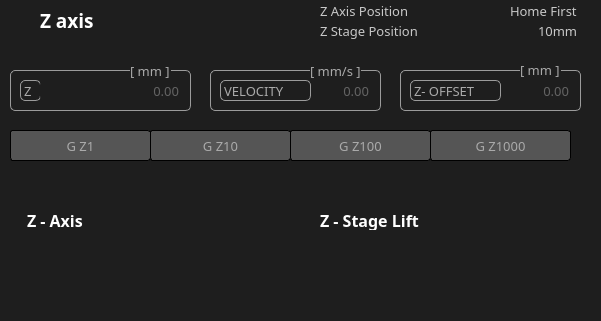
     <widget class="QFrame" name="frame_5">
      <property name="geometry">
       <rect>
        <x>10</x>
        <y>640</y>
        <width>601</width>
        <height>321</height>
       </rect>
      </property>
      <property name="font">
       <font>
        <family>Montserrat</family>
        <pointsize>10</pointsize>
        <weight>50</weight>
        <italic>false</italic>
        <bold>false</bold>
        <kerning>false</kerning>
       </font>
      </property>
      <property name="styleSheet">
       <string notr="true">background-color: rgb(30,30,30);
border:0px;</string>
      </property>
      <property name="frameShape">
       <enum>QFrame::StyledPanel</enum>
      </property>
      <property name="frameShadow">
       <enum>QFrame::Raised</enum>
      </property>
      <widget class="QFrame" name="frame_17">
       <property name="geometry">
        <rect>
         <x>0</x>
         <y>0</y>
         <width>591</width>
         <height>41</height>
        </rect>
       </property>
       <property name="font">
        <font>
         <family>Montserrat</family>
         <pointsize>10</pointsize>
         <weight>50</weight>
         <italic>false</italic>
         <bold>false</bold>
         <kerning>false</kerning>
        </font>
       </property>
       <property name="styleSheet">
        <string notr="true">border: 0px solid rgb(0,0,0);
background-color: rgb(30,30,30);</string>
       </property>
       <property name="frameShape">
        <enum>QFrame::StyledPanel</enum>
       </property>
       <property name="frameShadow">
        <enum>QFrame::Raised</enum>
       </property>
       <widget class="QLabel" name="label_16">
        <property name="geometry">
         <rect>
          <x>40</x>
          <y>0</y>
          <width>141</width>
          <height>41</height>
         </rect>
        </property>
        <property name="font">
         <font>
          <family>Montserrat</family>
          <pointsize>14</pointsize>
          <weight>75</weight>
          <italic>false</italic>
          <bold>true</bold>
          <kerning>false</kerning>
         </font>
        </property>
        <property name="styleSheet">
         <string notr="true">border:0px;
color: rgb(255, 255,255);
background-color: rgb(255, 255);</string>
        </property>
        <property name="text">
         <string>Z axis</string>
        </property>
       </widget>
       <widget class="QLabel" name="Zaxis_position">
        <property name="geometry">
         <rect>
          <x>320</x>
          <y>0</y>
          <width>151</width>
          <height>21</height>
         </rect>
        </property>
        <property name="font">
         <font>
          <family>Montserrat</family>
          <pointsize>10</pointsize>
          <weight>50</weight>
          <italic>false</italic>
          <bold>false</bold>
          <kerning>false</kerning>
         </font>
        </property>
        <property name="styleSheet">
         <string notr="true">border:0px;color: rgb(200, 200, 200);</string>
        </property>
        <property name="text">
         <string>Z Axis Position</string>
        </property>
       </widget>
       <widget class="QLineEdit" name="Zpos">
        <property name="geometry">
         <rect>
          <x>480</x>
          <y>0</y>
          <width>101</width>
          <height>21</height>
         </rect>
        </property>
        <property name="font">
         <font>
          <family>Montserrat</family>
          <pointsize>10</pointsize>
          <weight>50</weight>
          <italic>false</italic>
          <bold>false</bold>
          <kerning>false</kerning>
         </font>
        </property>
        <property name="styleSheet">
         <string notr="true">border:0px;color: rgb(200, 200, 200);</string>
        </property>
        <property name="text">
         <string>Home First</string>
        </property>
        <property name="alignment">
         <set>Qt::AlignRight|Qt::AlignTrailing|Qt::AlignVCenter</set>
        </property>
        <property name="placeholderText">
         <string>0.00</string>
        </property>
       </widget>
       <widget class="QLineEdit" name="Zstage_pos">
        <property name="geometry">
         <rect>
          <x>480</x>
          <y>20</y>
          <width>101</width>
          <height>21</height>
         </rect>
        </property>
        <property name="font">
         <font>
          <family>Montserrat</family>
          <pointsize>10</pointsize>
          <weight>50</weight>
          <italic>false</italic>
          <bold>false</bold>
          <kerning>false</kerning>
         </font>
        </property>
        <property name="styleSheet">
         <string notr="true">border:0px;color: rgb(200, 200, 200);</string>
        </property>
        <property name="text">
         <string>10mm</string>
        </property>
        <property name="alignment">
         <set>Qt::AlignRight|Qt::AlignTrailing|Qt::AlignVCenter</set>
        </property>
        <property name="placeholderText">
         <string>0.00</string>
        </property>
       </widget>
       <widget class="QLabel" name="Zstage_position">
        <property name="geometry">
         <rect>
          <x>320</x>
          <y>20</y>
          <width>151</width>
          <height>21</height>
         </rect>
        </property>
        <property name="font">
         <font>
          <family>Montserrat</family>
          <pointsize>10</pointsize>
          <weight>50</weight>
          <italic>false</italic>
          <bold>false</bold>
          <kerning>false</kerning>
         </font>
        </property>
        <property name="styleSheet">
         <string notr="true">border:0px;color: rgb(200, 200, 200);</string>
        </property>
        <property name="text">
         <string>Z Stage Position</string>
        </property>
       </widget>
      </widget>
      <widget class="QFrame" name="frame_20">
       <property name="geometry">
        <rect>
         <x>10</x>
         <y>70</y>
         <width>181</width>
         <height>41</height>
        </rect>
       </property>
       <property name="font">
        <font>
         <family>Montserrat</family>
         <pointsize>10</pointsize>
         <weight>50</weight>
         <italic>false</italic>
         <bold>false</bold>
         <kerning>false</kerning>
        </font>
       </property>
       <property name="styleSheet">
        <string notr="true">border: 1px solid rgb(155,155,155);
border-radius:5px;</string>
       </property>
       <property name="frameShape">
        <enum>QFrame::StyledPanel</enum>
       </property>
       <property name="frameShadow">
        <enum>QFrame::Raised</enum>
       </property>
       <widget class="QLabel" name="label_21">
        <property name="geometry">
         <rect>
          <x>10</x>
          <y>10</y>
          <width>21</width>
          <height>21</height>
         </rect>
        </property>
        <property name="font">
         <font>
          <family>Montserrat</family>
          <pointsize>10</pointsize>
          <weight>50</weight>
          <italic>false</italic>
          <bold>false</bold>
          <kerning>false</kerning>
         </font>
        </property>
        <property name="styleSheet">
         <string notr="true">BORDER:0PX;
color: rgb(170, 170, 170);</string>
        </property>
        <property name="text">
         <string>Z</string>
        </property>
       </widget>
       <widget class="QLineEdit" name="z_distance">
        <property name="geometry">
         <rect>
          <x>30</x>
          <y>10</y>
          <width>141</width>
          <height>21</height>
         </rect>
        </property>
        <property name="font">
         <font>
          <family>Montserrat</family>
          <pointsize>10</pointsize>
          <weight>50</weight>
          <italic>false</italic>
          <bold>false</bold>
          <kerning>false</kerning>
         </font>
        </property>
        <property name="styleSheet">
         <string notr="true">border:0px;color: rgb(170, 170, 170);</string>
        </property>
        <property name="alignment">
         <set>Qt::AlignRight|Qt::AlignTrailing|Qt::AlignVCenter</set>
        </property>
        <property name="placeholderText">
         <string>0.00</string>
        </property>
       </widget>
      </widget>
      <widget class="QFrame" name="frame_21">
       <property name="geometry">
        <rect>
         <x>400</x>
         <y>70</y>
         <width>181</width>
         <height>41</height>
        </rect>
       </property>
       <property name="font">
        <font>
         <family>Montserrat</family>
         <pointsize>10</pointsize>
         <weight>50</weight>
         <italic>false</italic>
         <bold>false</bold>
         <kerning>false</kerning>
        </font>
       </property>
       <property name="styleSheet">
        <string notr="true">border: 1px solid rgb(155,155,155);
border-radius:5px;</string>
       </property>
       <property name="frameShape">
        <enum>QFrame::StyledPanel</enum>
       </property>
       <property name="frameShadow">
        <enum>QFrame::Raised</enum>
       </property>
       <widget class="QLabel" name="label_22">
        <property name="geometry">
         <rect>
          <x>10</x>
          <y>10</y>
          <width>91</width>
          <height>21</height>
         </rect>
        </property>
        <property name="font">
         <font>
          <family>Montserrat</family>
          <pointsize>10</pointsize>
          <weight>50</weight>
          <italic>false</italic>
          <bold>false</bold>
          <kerning>false</kerning>
         </font>
        </property>
        <property name="styleSheet">
         <string notr="true">BORDER:0PX;
color: rgb(170, 170, 170);</string>
        </property>
        <property name="text">
         <string>Z- OFFSET</string>
        </property>
       </widget>
       <widget class="QLineEdit" name="z_offset">
        <property name="geometry">
         <rect>
          <x>110</x>
          <y>10</y>
          <width>61</width>
          <height>21</height>
         </rect>
        </property>
        <property name="font">
         <font>
          <family>Montserrat</family>
          <pointsize>10</pointsize>
          <weight>50</weight>
          <italic>false</italic>
          <bold>false</bold>
          <kerning>false</kerning>
         </font>
        </property>
        <property name="styleSheet">
         <string notr="true">border:0px;color: rgb(170, 170, 170);</string>
        </property>
        <property name="alignment">
         <set>Qt::AlignRight|Qt::AlignTrailing|Qt::AlignVCenter</set>
        </property>
        <property name="placeholderText">
         <string>0.00</string>
        </property>
       </widget>
      </widget>
      <widget class="QPushButton" name="Z100">
       <property name="geometry">
        <rect>
         <x>290</x>
         <y>130</y>
         <width>141</width>
         <height>31</height>
        </rect>
       </property>
       <property name="font">
        <font>
         <family>Montserrat</family>
         <pointsize>10</pointsize>
         <weight>50</weight>
         <italic>false</italic>
         <bold>false</bold>
         <kerning>false</kerning>
        </font>
       </property>
       <property name="styleSheet">
        <string notr="true">border:1px solid rgb(0,0,0);
border-radius:3px;
color: rgb(170, 170, 170);
background-color: rgb(85, 85, 85);</string>
       </property>
       <property name="text">
        <string>G Z100</string>
       </property>
      </widget>
      <widget class="QPushButton" name="Z10">
       <property name="geometry">
        <rect>
         <x>150</x>
         <y>130</y>
         <width>141</width>
         <height>31</height>
        </rect>
       </property>
       <property name="font">
        <font>
         <family>Montserrat</family>
         <pointsize>10</pointsize>
         <weight>50</weight>
         <italic>false</italic>
         <bold>false</bold>
         <kerning>false</kerning>
        </font>
       </property>
       <property name="styleSheet">
        <string notr="true">border:1px solid rgb(0,0,0);
border-radius:3px;
color: rgb(170, 170, 170);
background-color: rgb(85, 85, 85);</string>
       </property>
       <property name="text">
        <string>G Z10</string>
       </property>
      </widget>
      <widget class="QPushButton" name="Z1">
       <property name="geometry">
        <rect>
         <x>10</x>
         <y>130</y>
         <width>141</width>
         <height>31</height>
        </rect>
       </property>
       <property name="font">
        <font>
         <family>Montserrat</family>
         <pointsize>10</pointsize>
         <weight>50</weight>
         <italic>false</italic>
         <bold>false</bold>
         <kerning>false</kerning>
        </font>
       </property>
       <property name="styleSheet">
        <string notr="true">border:1px solid rgb(0,0,0);
border-radius:3px;
color: rgb(170, 170, 170);
background-color: rgb(85, 85, 85);</string>
       </property>
       <property name="text">
        <string>G Z1</string>
       </property>
      </widget>
      <widget class="QFrame" name="frame_22">
       <property name="geometry">
        <rect>
         <x>210</x>
         <y>70</y>
         <width>171</width>
         <height>41</height>
        </rect>
       </property>
       <property name="font">
        <font>
         <family>Montserrat</family>
         <pointsize>10</pointsize>
         <weight>50</weight>
         <italic>false</italic>
         <bold>false</bold>
         <kerning>false</kerning>
        </font>
       </property>
       <property name="styleSheet">
        <string notr="true">border: 1px solid rgb(155,155,155);
border-radius:5px;</string>
       </property>
       <property name="frameShape">
        <enum>QFrame::StyledPanel</enum>
       </property>
       <property name="frameShadow">
        <enum>QFrame::Raised</enum>
       </property>
       <widget class="QLabel" name="label_31">
        <property name="geometry">
         <rect>
          <x>10</x>
          <y>10</y>
          <width>91</width>
          <height>21</height>
         </rect>
        </property>
        <property name="font">
         <font>
          <family>Montserrat</family>
          <pointsize>10</pointsize>
          <weight>50</weight>
          <italic>false</italic>
          <bold>false</bold>
          <kerning>false</kerning>
         </font>
        </property>
        <property name="styleSheet">
         <string notr="true">BORDER:0PX;
color: rgb(170, 170, 170);</string>
        </property>
        <property name="text">
         <string>VELOCITY</string>
        </property>
       </widget>
       <widget class="QLineEdit" name="z_velocity">
        <property name="geometry">
         <rect>
          <x>110</x>
          <y>10</y>
          <width>51</width>
          <height>21</height>
         </rect>
        </property>
        <property name="font">
         <font>
          <family>Montserrat</family>
          <pointsize>10</pointsize>
          <weight>50</weight>
          <italic>false</italic>
          <bold>false</bold>
          <kerning>false</kerning>
         </font>
        </property>
        <property name="styleSheet">
         <string notr="true">border:0px;color: rgb(170, 170, 170);</string>
        </property>
        <property name="alignment">
         <set>Qt::AlignRight|Qt::AlignTrailing|Qt::AlignVCenter</set>
        </property>
        <property name="placeholderText">
         <string>0.00</string>
        </property>
       </widget>
      </widget>
      <widget class="QLabel" name="label_32">
       <property name="geometry">
        <rect>
         <x>310</x>
         <y>60</y>
         <width>51</width>
         <height>21</height>
        </rect>
       </property>
       <property name="font">
        <font>
         <family>Montserrat</family>
         <pointsize>10</pointsize>
         <weight>50</weight>
         <italic>false</italic>
         <bold>false</bold>
         <kerning>false</kerning>
        </font>
       </property>
       <property name="styleSheet">
        <string notr="true">BORDER:0PX;
color: rgb(170, 170, 170);</string>
       </property>
       <property name="text">
        <string>[ mm/s ]</string>
       </property>
      </widget>
      <widget class="QLabel" name="label_24">
       <property name="geometry">
        <rect>
         <x>520</x>
         <y>60</y>
         <width>41</width>
         <height>20</height>
        </rect>
       </property>
       <property name="font">
        <font>
         <family>Montserrat</family>
         <pointsize>10</pointsize>
         <weight>50</weight>
         <italic>false</italic>
         <bold>false</bold>
         <kerning>false</kerning>
        </font>
       </property>
       <property name="styleSheet">
        <string notr="true">BORDER:0PX;
color: rgb(170, 170, 170);</string>
       </property>
       <property name="text">
        <string>[ mm ]</string>
       </property>
      </widget>
      <widget class="QPushButton" name="Zstage_up">
       <property name="geometry">
        <rect>
         <x>450</x>
         <y>180</y>
         <width>41</width>
         <height>41</height>
        </rect>
       </property>
       <property name="font">
        <font>
         <family>Montserrat</family>
         <pointsize>10</pointsize>
         <weight>50</weight>
         <italic>false</italic>
         <bold>false</bold>
         <kerning>false</kerning>
        </font>
       </property>
       <property name="styleSheet">
        <string notr="true">border:0px solid rgb(0,0,0);
border-radius:5px;
color: rgb(255, 255, 255);
background-color: rgb(60, 60,);</string>
       </property>
       <property name="text">
        <string/>
       </property>
      </widget>
      <widget class="QPushButton" name="Zstage_down">
       <property name="geometry">
        <rect>
         <x>450</x>
         <y>230</y>
         <width>41</width>
         <height>41</height>
        </rect>
       </property>
       <property name="font">
        <font>
         <family>Montserrat</family>
         <pointsize>10</pointsize>
         <weight>50</weight>
         <italic>false</italic>
         <bold>false</bold>
         <kerning>false</kerning>
        </font>
       </property>
       <property name="styleSheet">
        <string notr="true">border:0px solid rgb(0,0,0);
border-radius:5px;
color: rgb(255, 255, 255);
background-color: rgb(60, 60);</string>
       </property>
       <property name="text">
        <string/>
       </property>
      </widget>
      <widget class="QLabel" name="label_23">
       <property name="geometry">
        <rect>
         <x>130</x>
         <y>60</y>
         <width>41</width>
         <height>21</height>
        </rect>
       </property>
       <property name="font">
        <font>
         <family>Montserrat</family>
         <pointsize>10</pointsize>
         <weight>50</weight>
         <italic>false</italic>
         <bold>false</bold>
         <kerning>false</kerning>
        </font>
       </property>
       <property name="styleSheet">
        <string notr="true">BORDER:0PX;
color: rgb(170, 170, 170);</string>
       </property>
       <property name="text">
        <string>[ mm ]</string>
       </property>
      </widget>
      <widget class="QPushButton" name="Z1000">
       <property name="geometry">
        <rect>
         <x>430</x>
         <y>130</y>
         <width>141</width>
         <height>31</height>
        </rect>
       </property>
       <property name="font">
        <font>
         <family>Montserrat</family>
         <pointsize>10</pointsize>
         <weight>50</weight>
         <italic>false</italic>
         <bold>false</bold>
         <kerning>false</kerning>
        </font>
       </property>
       <property name="styleSheet">
        <string notr="true">border:1px solid rgb(0,0,0);
border-radius:3px;
color: rgb(170, 170, 170);
background-color: rgb(85, 85, 85);</string>
       </property>
       <property name="text">
        <string>G Z1000</string>
       </property>
      </widget>
      <widget class="QLabel" name="label_7">
       <property name="geometry">
        <rect>
         <x>27</x>
         <y>210</y>
         <width>61</width>
         <height>20</height>
        </rect>
       </property>
       <property name="font">
        <font>
         <family>Montserrat</family>
         <pointsize>12</pointsize>
         <weight>75</weight>
         <italic>false</italic>
         <bold>true</bold>
        </font>
       </property>
       <property name="styleSheet">
        <string notr="true">color: rgb(255, 255, 255);</string>
       </property>
       <property name="text">
        <string>Z - Axis</string>
       </property>
      </widget>
      <widget class="QLabel" name="label_151">
       <property name="geometry">
        <rect>
         <x>450</x>
         <y>230</y>
         <width>71</width>
         <height>61</height>
        </rect>
       </property>
       <property name="font">
        <font>
         <family>Montserrat</family>
         <pointsize>10</pointsize>
         <weight>50</weight>
         <italic>false</italic>
         <bold>false</bold>
         <kerning>false</kerning>
        </font>
       </property>
       <property name="styleSheet">
        <string notr="true">border:0px;
background-color: rgb(255, 255);</string>
       </property>
       <property name="text">
        <string/>
       </property>
       <property name="pixmap">
        <pixmap>resource/Z2.png</pixmap>
       </property>
       <property name="scaledContents">
        <bool>false</bool>
       </property>
      </widget>
      <widget class="QLabel" name="label_152">
       <property name="geometry">
        <rect>
         <x>120</x>
         <y>180</y>
         <width>51</width>
         <height>51</height>
        </rect>
       </property>
       <property name="font">
        <font>
         <family>Montserrat</family>
         <pointsize>10</pointsize>
         <weight>50</weight>
         <italic>false</italic>
         <bold>false</bold>
         <kerning>false</kerning>
        </font>
       </property>
       <property name="styleSheet">
        <string notr="true">border:0px;
background-color: rgb(255, 255);</string>
       </property>
       <property name="text">
        <string/>
       </property>
       <property name="pixmap">
        <pixmap>resource/Z+.png</pixmap>
       </property>
       <property name="scaledContents">
        <bool>true</bool>
       </property>
      </widget>
      <widget class="QLabel" name="label_153">
       <property name="geometry">
        <rect>
         <x>120</x>
         <y>230</y>
         <width>51</width>
         <height>51</height>
        </rect>
       </property>
       <property name="font">
        <font>
         <family>Montserrat</family>
         <pointsize>10</pointsize>
         <weight>50</weight>
         <italic>false</italic>
         <bold>false</bold>
         <kerning>false</kerning>
        </font>
       </property>
       <property name="styleSheet">
        <string notr="true">border:0px;
background-color: rgb(255, 255);</string>
       </property>
       <property name="text">
        <string/>
       </property>
       <property name="pixmap">
        <pixmap>resource/Z-.png</pixmap>
       </property>
       <property name="scaledContents">
        <bool>true</bool>
       </property>
      </widget>
      <widget class="QLabel" name="label_154">
       <property name="geometry">
        <rect>
         <x>430</x>
         <y>160</y>
         <width>71</width>
         <height>71</height>
        </rect>
       </property>
       <property name="font">
        <font>
         <family>Montserrat</family>
         <pointsize>10</pointsize>
         <weight>50</weight>
         <italic>false</italic>
         <bold>false</bold>
         <kerning>false</kerning>
        </font>
       </property>
       <property name="styleSheet">
        <string notr="true">border:0px;
background-color: rgb(255, 255);</string>
       </property>
       <property name="text">
        <string/>
       </property>
       <property name="pixmap">
        <pixmap>resource/Zing.png</pixmap>
       </property>
       <property name="scaledContents">
        <bool>false</bool>
       </property>
      </widget>
      <widget class="QLabel" name="label_155">
       <property name="geometry">
        <rect>
         <x>460</x>
         <y>180</y>
         <width>41</width>
         <height>41</height>
        </rect>
       </property>
       <property name="font">
        <font>
         <family>Montserrat</family>
         <pointsize>10</pointsize>
         <weight>50</weight>
         <italic>false</italic>
         <bold>false</bold>
         <kerning>false</kerning>
        </font>
       </property>
       <property name="styleSheet">
        <string notr="true">border:0px;
background-color: rgb(255, 255);</string>
       </property>
       <property name="text">
        <string/>
       </property>
       <property name="pixmap">
        <pixmap>../../.designer/backup/resource/stage_up.png</pixmap>
       </property>
       <property name="scaledContents">
        <bool>true</bool>
       </property>
      </widget>
      <widget class="QLabel" name="label_156">
       <property name="geometry">
        <rect>
         <x>460</x>
         <y>230</y>
         <width>41</width>
         <height>41</height>
        </rect>
       </property>
       <property name="font">
        <font>
         <family>Montserrat</family>
         <pointsize>10</pointsize>
         <weight>50</weight>
         <italic>false</italic>
         <bold>false</bold>
         <kerning>false</kerning>
        </font>
       </property>
       <property name="styleSheet">
        <string notr="true">border:0px;
background-color: rgb(255, 255);</string>
       </property>
       <property name="text">
        <string/>
       </property>
       <property name="pixmap">
        <pixmap>../../.designer/backup/resource/stade_down.png</pixmap>
       </property>
       <property name="scaledContents">
        <bool>true</bool>
       </property>
      </widget>
      <widget class="QLabel" name="label_56">
       <property name="geometry">
        <rect>
         <x>320</x>
         <y>210</y>
         <width>111</width>
         <height>20</height>
        </rect>
       </property>
       <property name="font">
        <font>
         <family>Montserrat</family>
         <pointsize>12</pointsize>
         <weight>75</weight>
         <italic>false</italic>
         <bold>true</bold>
        </font>
       </property>
       <property name="styleSheet">
        <string notr="true">color: rgb(255, 255, 255);</string>
       </property>
       <property name="text">
        <string>Z - Stage Lift</string>
       </property>
      </widget>
      <widget class="QPushButton" name="Zaxis_up">
       <property name="geometry">
        <rect>
         <x>120</x>
         <y>180</y>
         <width>51</width>
         <height>51</height>
        </rect>
       </property>
       <property name="font">
        <font>
         <family>Montserrat</family>
         <pointsize>10</pointsize>
         <weight>50</weight>
         <italic>false</italic>
         <bold>false</bold>
         <kerning>false</kerning>
        </font>
       </property>
       <property name="styleSheet">
        <string notr="true">border:0px solid rgb(0,0,0);
border-radius:5px;
color: rgb(255, 255, 255);
background-color: rgb(255,255,);</string>
       </property>
       <property name="text">
        <string/>
       </property>
      </widget>
      <widget class="QPushButton" name="Zaxis_down">
       <property name="geometry">
        <rect>
         <x>120</x>
         <y>240</y>
         <width>51</width>
         <height>51</height>
        </rect>
       </property>
       <property name="font">
        <font>
         <family>Montserrat</family>
         <pointsize>10</pointsize>
         <weight>50</weight>
         <italic>false</italic>
         <bold>false</bold>
         <kerning>false</kerning>
        </font>
       </property>
       <property name="styleSheet">
        <string notr="true">border:0px solid rgb(0,0,0);
border-radius:5px;
color: rgb(255, 255, 255);
background-color: rgb(60, 60,);</string>
       </property>
       <property name="text">
        <string/>
       </property>
      </widget>
      <zorder>label_152</zorder>
      <zorder>label_154</zorder>
      <zorder>label_151</zorder>
      <zorder>label_156</zorder>
      <zorder>label_155</zorder>
      <zorder>frame_17</zorder>
      <zorder>frame_20</zorder>
      <zorder>frame_21</zorder>
      <zorder>Z100</zorder>
      <zorder>Z10</zorder>
      <zorder>Z1</zorder>
      <zorder>frame_22</zorder>
      <zorder>label_24</zorder>
      <zorder>label_32</zorder>
      <zorder>label_23</zorder>
      <zorder>Z1000</zorder>
      <zorder>label_7</zorder>
      <zorder>label_56</zorder>
      <zorder>label_153</zorder>
      <zorder>Zstage_up</zorder>
      <zorder>Zstage_down</zorder>
      <zorder>Zaxis_up</zorder>
      <zorder>Zaxis_down</zorder>
     </widget>
